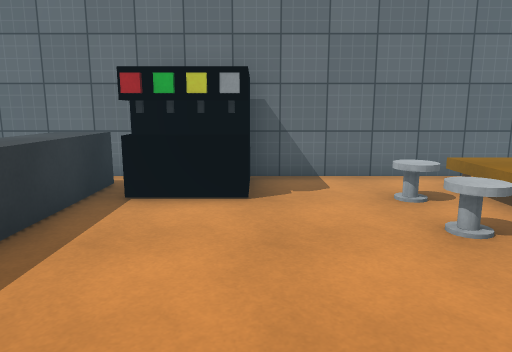
View 1 (above)

18 first-person views from a walk through a 3-D level made in the Unity game engine. The camera is 1.4 m above the floor, tilts 10° down and sees 70° across. The floor is counted in squares, 1 m on a side. Each view is taken from the middle of a square. On the plan, view 1 faces up. The plan holds only what a view shows up to about 16 squares ahead; the rest is blank. The player is left out. Surface patterns are stand-ins for the level's own textures.

View 2
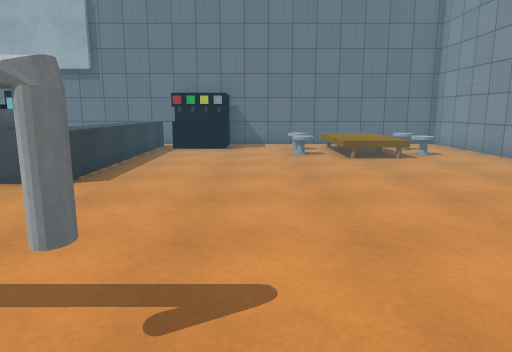

View 3
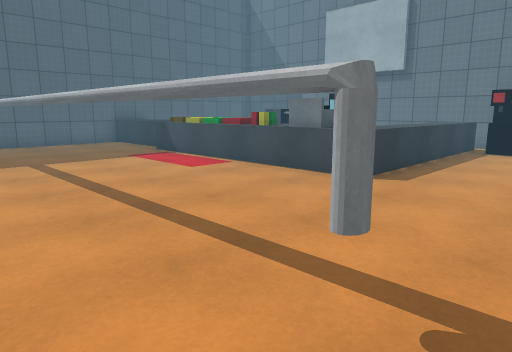

View 4
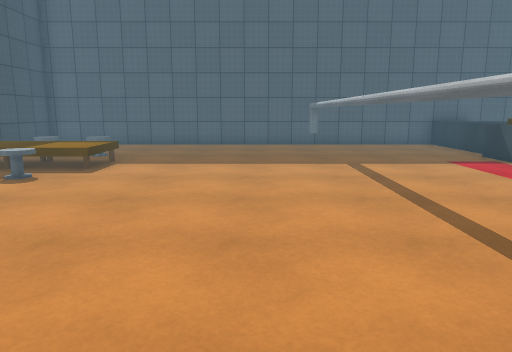

View 5
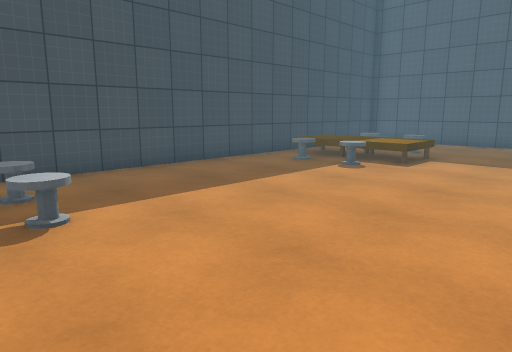

View 6
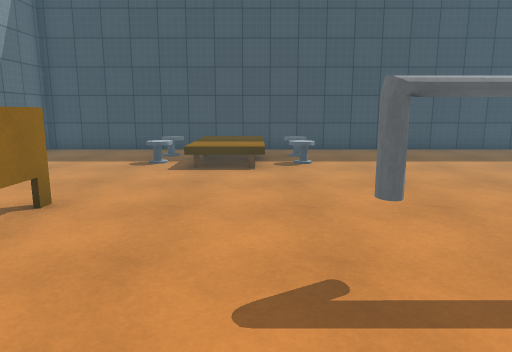

View 7
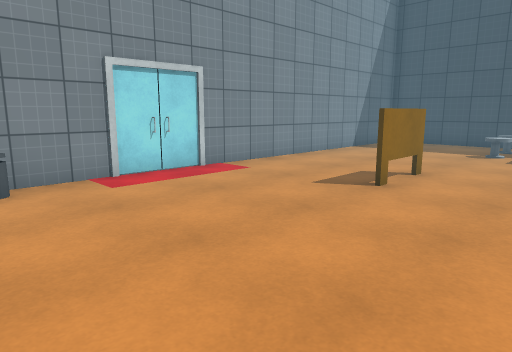

View 8
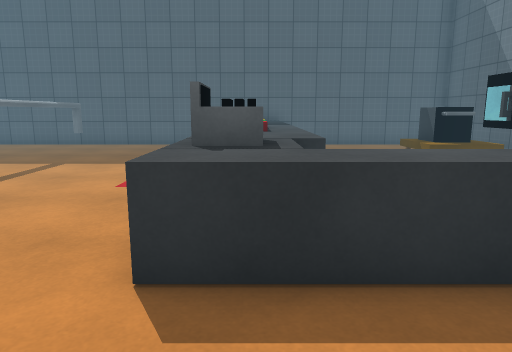

View 9
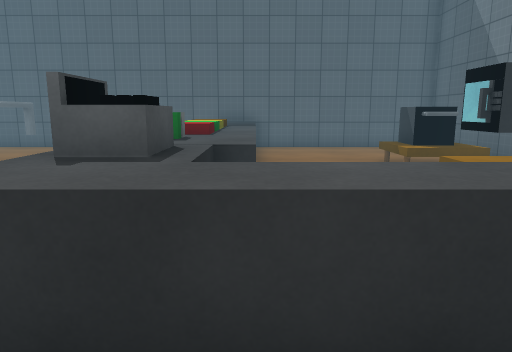

View 10
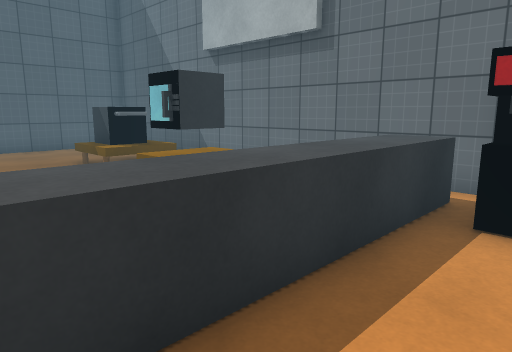

View 11
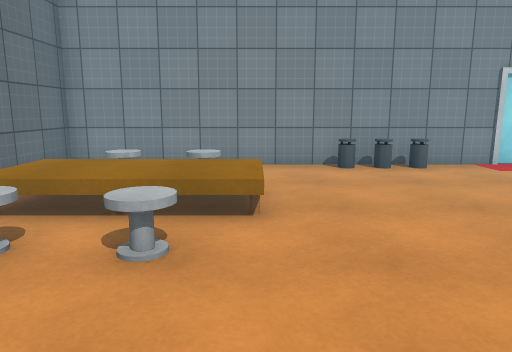

View 12
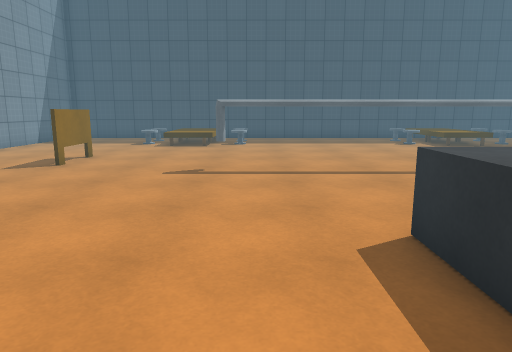

View 13
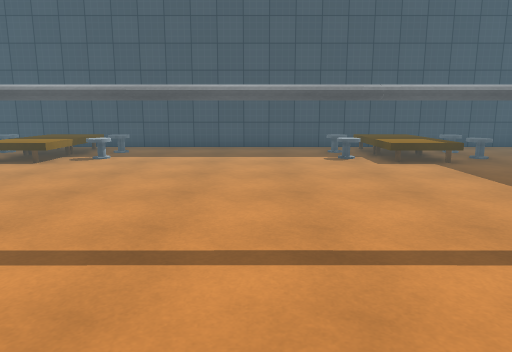

View 14
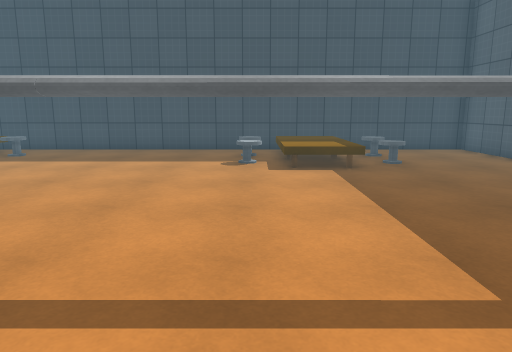

View 15
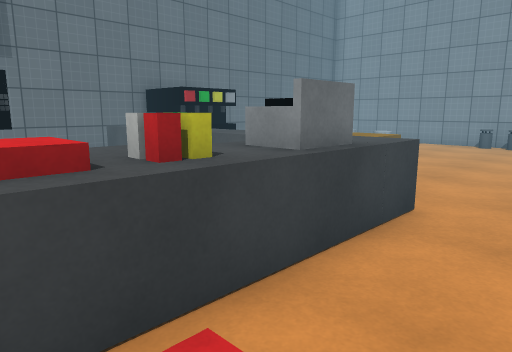

View 16
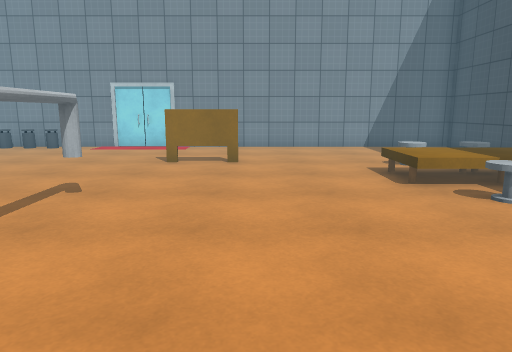

View 17
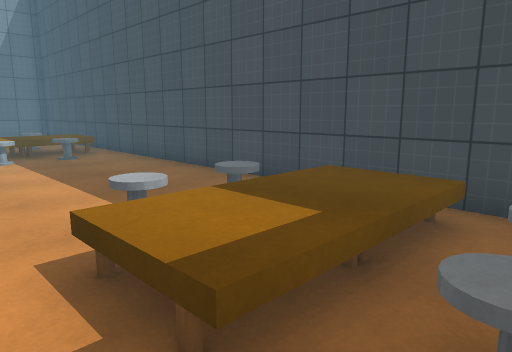

View 18
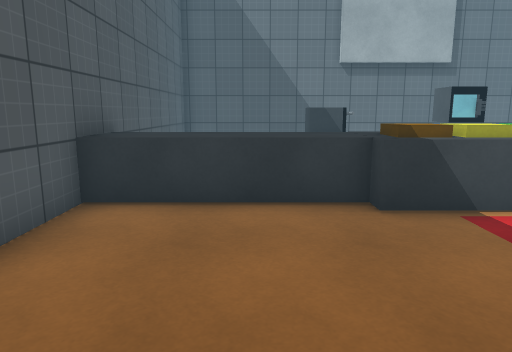

### Floor plan
Key: @ floor where view 1 was taken; # wall or solid block; . floor; ^ raised ledge; M machine; T table; B block; R cash register; H thing the floor can be seen under or through; W brown block; Y yellow block; E red block; S sign; O other object.
Columns run from 16 left of view 1 to 9 right of it. Each row starts with its distance up from view 1.
  8 ##########################
  7 #           ^^M M...TT  .#
  6 #....OO  #  ^^MMM.OOTTOO.#
  5 #....OO  #  ^^......TTO..#
  4 #.....      ^^....OOTTOO.#
  3 #.....      ^^......TT...#
  2 #.....      ^^...........#
  1 #^^^^^^^^^^B^^..........O#
  0 #^^^^WWYEOYRR^..@.......O#
 -1 #....#####^RR^..........O#
 -2 #........................#
 -3 #........................#
 -4 #........................#
 -5 #........................#
 -6 #...HHHHHHHHHHHH.........#
 -7 #...................S....#
 -8 #...................S....#
 -9 #........................#
-10 #........................#
-11 #........................#
-12 #....TTT.........TTT.....#
-13 #...OOTTO.......OTTOO....#
-14 #....TTT........OTTT.....#
-15 #...OOTTO.......OTTOO....#
-16 #....TTT.........TT .....#
-17 ##########################

Where each view was taken, in squares from view 1:
view 1: 0 up, 0 right, facing up
view 2: 8 down, 1 right, facing up
view 3: 8 down, 1 right, facing up-left
view 4: 8 down, 0 right, facing left
view 5: 8 down, 1 right, facing down-left
view 6: 3 down, 1 right, facing down
view 7: 0 up, 1 right, facing down-right
view 8: 0 up, 0 right, facing left
view 9: 1 up, 1 left, facing left
view 10: 1 up, 1 left, facing up-left
view 11: 3 up, 1 left, facing right
view 12: 3 up, 1 left, facing down
view 13: 2 down, 5 left, facing down
view 14: 3 down, 8 left, facing down
view 15: 3 down, 8 left, facing up-right
view 16: 9 down, 6 left, facing right
view 17: 11 down, 12 left, facing down-right
view 18: 6 down, 13 left, facing up
